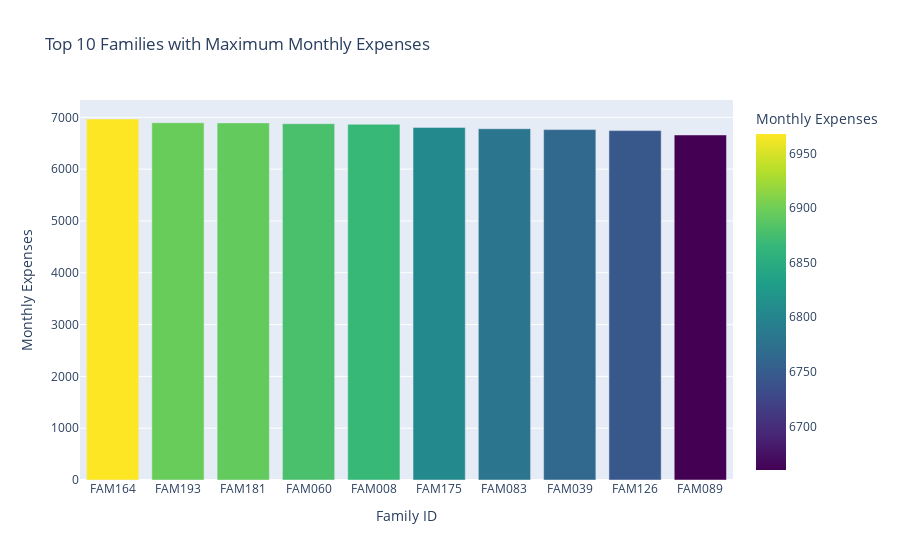
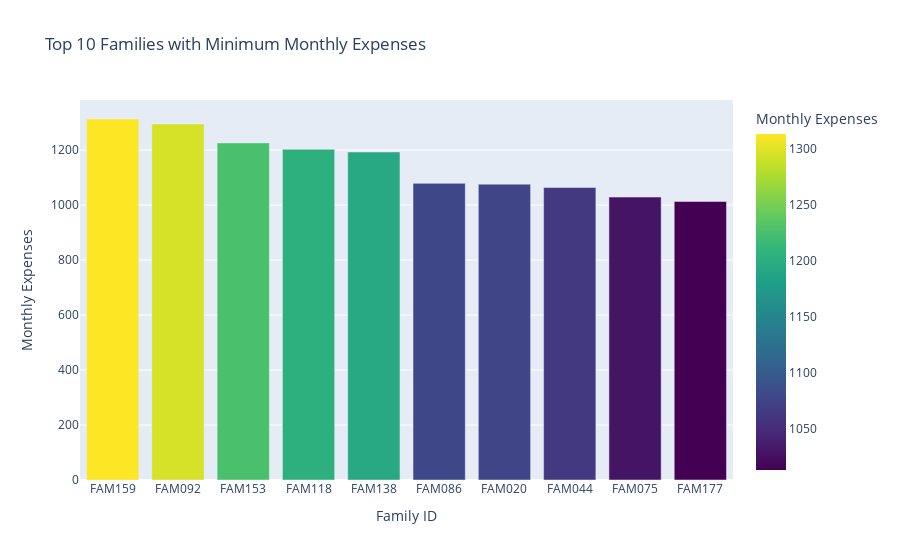

The cell these charts' notebook holds for them, in order:
### Code cell
fig7 = px.bar(top_10_families_max_expense, x='Family ID', y='Monthly Expenses',
             title="Top 10 Families with Maximum Monthly Expenses",
             labels={'Family ID': 'Family ID', 'Monthly Expenses': 'Monthly Expenses'},
             color='Monthly Expenses', color_continuous_scale='Viridis')
fig7.show()

fig8 = px.bar(top_10_families_min_expense, x='Family ID', y='Monthly Expenses',
             title="Top 10 Families with Minimum Monthly Expenses",
             labels={'Family ID': 'Family ID', 'Monthly Expenses': 'Monthly Expenses'},
             color='Monthly Expenses', color_continuous_scale='Viridis')
fig8.show()

### Figure 1 — Plotly figure (JSON) as saved in the notebook; plotly's stock layout.template omitted (floating-point values rounded to 4 significant figures)
{"data": [{"alignmentgroup": "True", "hovertemplate": "Family ID=%{x}<br>Monthly Expenses=%{marker.color}<extra></extra>", "legendgroup": "", "marker": {"color": [6968, 6896, 6893, 6878, 6867, 6806, 6780, 6763, 6744, 6660], "coloraxis": "coloraxis", "pattern": {"shape": ""}}, "name": "", "offsetgroup": "", "orientation": "v", "showlegend": false, "textposition": "auto", "type": "bar", "x": ["FAM164", "FAM193", "FAM181", "FAM060", "FAM008", "FAM175", "FAM083", "FAM039", "FAM126", "FAM089"], "xaxis": "x", "y": [6968, 6896, 6893, 6878, 6867, 6806, 6780, 6763, 6744, 6660], "yaxis": "y"}], "layout": {"barmode": "relative", "coloraxis": {"colorbar": {"title": {"text": "Monthly Expenses"}}, "colorscale": [[0, "#440154"], [0.1111, "#482878"], [0.2222, "#3e4989"], [0.3333, "#31688e"], [0.4444, "#26828e"], [0.5556, "#1f9e89"], [0.6667, "#35b779"], [0.7778, "#6ece58"], [0.8889, "#b5de2b"], [1, "#fde725"]]}, "legend": {"tracegroupgap": 0}, "title": {"text": "Top 10 Families with Maximum Monthly Expenses"}, "xaxis": {"anchor": "y", "domain": [0, 1], "title": {"text": "Family ID"}}, "yaxis": {"anchor": "x", "domain": [0, 1], "title": {"text": "Monthly Expenses"}}}}

### Figure 2 — Plotly figure (JSON) as saved in the notebook; plotly's stock layout.template omitted (floating-point values rounded to 4 significant figures)
{"data": [{"alignmentgroup": "True", "hovertemplate": "Family ID=%{x}<br>Monthly Expenses=%{marker.color}<extra></extra>", "legendgroup": "", "marker": {"color": [1313, 1295, 1226, 1203, 1193, 1079, 1076, 1064, 1029, 1013], "coloraxis": "coloraxis", "pattern": {"shape": ""}}, "name": "", "offsetgroup": "", "orientation": "v", "showlegend": false, "textposition": "auto", "type": "bar", "x": ["FAM159", "FAM092", "FAM153", "FAM118", "FAM138", "FAM086", "FAM020", "FAM044", "FAM075", "FAM177"], "xaxis": "x", "y": [1313, 1295, 1226, 1203, 1193, 1079, 1076, 1064, 1029, 1013], "yaxis": "y"}], "layout": {"barmode": "relative", "coloraxis": {"colorbar": {"title": {"text": "Monthly Expenses"}}, "colorscale": [[0, "#440154"], [0.1111, "#482878"], [0.2222, "#3e4989"], [0.3333, "#31688e"], [0.4444, "#26828e"], [0.5556, "#1f9e89"], [0.6667, "#35b779"], [0.7778, "#6ece58"], [0.8889, "#b5de2b"], [1, "#fde725"]]}, "legend": {"tracegroupgap": 0}, "title": {"text": "Top 10 Families with Minimum Monthly Expenses"}, "xaxis": {"anchor": "y", "domain": [0, 1], "title": {"text": "Family ID"}}, "yaxis": {"anchor": "x", "domain": [0, 1], "title": {"text": "Monthly Expenses"}}}}
